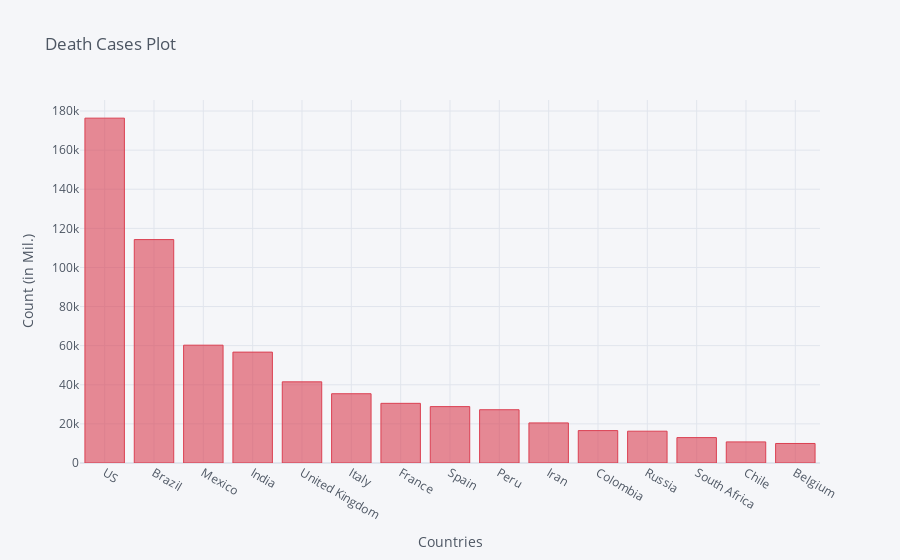

The cell this chart's notebook holds for it:
### Code cell
death_df2_plot.iplot(kind='bar', x='Country/Region', y='8/22/20',color='red',
                    title='Death Cases Plot',xTitle='Countries',yTitle='Count (in Mil.)')

### Figure 1 — Plotly figure (JSON) as saved in the notebook; plotly's stock layout.template omitted (floating-point values rounded to 4 significant figures)
{"data": [{"marker": {"color": "rgba(219, 64, 82, 0.6)", "line": {"color": "rgba(219, 64, 82, 1.0)", "width": 1}}, "name": "8/22/20", "orientation": "v", "text": "", "type": "bar", "x": ["US", "Brazil", "Mexico", "India", "United Kingdom", "Italy", "France", "Spain", "Peru", "Iran", "Colombia", "Russia", "South Africa", "Chile", "Belgium"], "y": [176353, 114250, 60254, 56706, 41509, 35430, 30517, 28838, 27245, 20502, 16568, 16268, 12987, 10792, 9988]}], "layout": {"legend": {"bgcolor": "#F5F6F9", "font": {"color": "#4D5663"}}, "paper_bgcolor": "#F5F6F9", "plot_bgcolor": "#F5F6F9", "title": {"font": {"color": "#4D5663"}, "text": "Death Cases Plot"}, "xaxis": {"gridcolor": "#E1E5ED", "showgrid": true, "tickfont": {"color": "#4D5663"}, "title": {"font": {"color": "#4D5663"}, "text": "Countries"}, "zerolinecolor": "#E1E5ED"}, "yaxis": {"gridcolor": "#E1E5ED", "showgrid": true, "tickfont": {"color": "#4D5663"}, "title": {"font": {"color": "#4D5663"}, "text": "Count (in Mil.)"}, "zerolinecolor": "#E1E5ED"}}}
